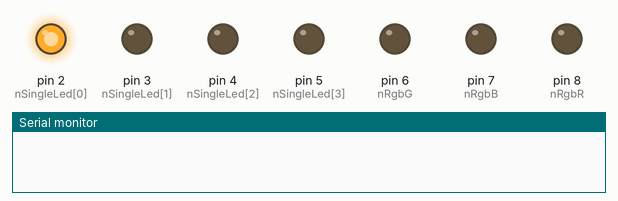
The sketch below on a simulated Arduino Uno, built with avr-gcc and run on an emulated ATmega328P. On the bench: output pins drawn as LEDs (lit = HIGH), the last lines printed to the serial monitor.

Above: at 0.5 s.
At 2.5 s:
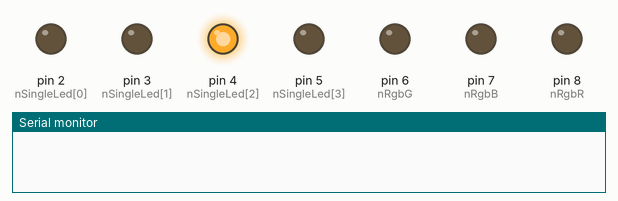
At 4.5 s:
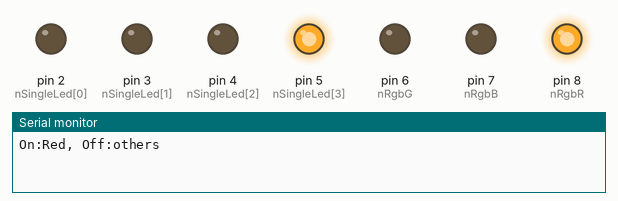
At 5.5 s:
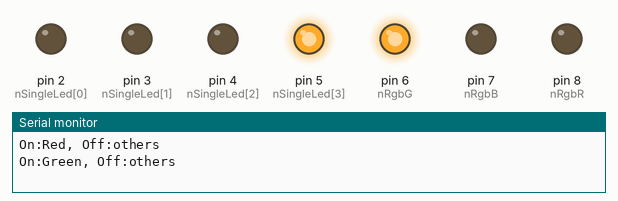
At 6.5 s:
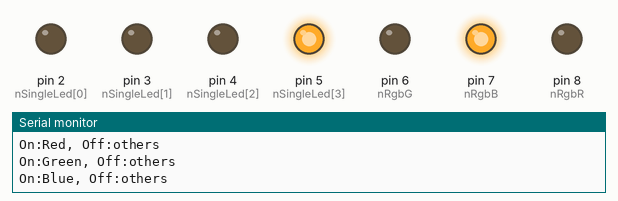
At 9.5 s:
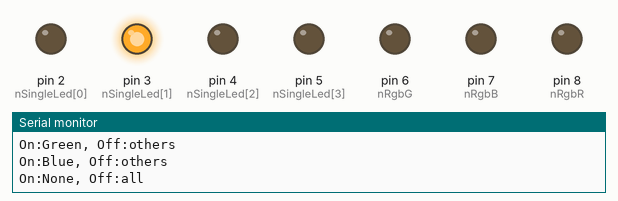
Timing chart, 0 to 10.4 s (numbered marks = the images above):
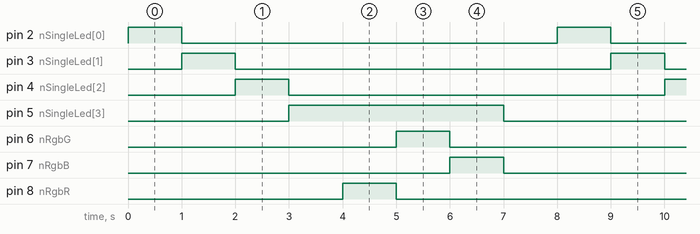

Measured:
- by itself, pin 5 (nSingleLed[3]): alternates HIGH for 4.0 s and LOW for 4.0 s
- by itself, pin 2 (nSingleLed[0]), pin 3 (nSingleLed[1]), pin 4 (nSingleLed[2]), pin 6 (nRgbG), pin 7 (nRgbB), pin 8 (nRgbR): alternates HIGH for 1.0 s and LOW for 7.0 s
- by itself, everything shown: repeats every 8.0 s, in 8 steps

The sketch:

led_example.ino
```cpp
// setting the pin number, for the single led
const int nSingleLed[4] = {2, 3, 4, 5};
const int nNumLed = 4;

// setting the pin number, for the RGB led
const int nRgbR = 8;
const int nRgbG = 6;
const int nRgbB = 7;

// initialization
void setup()
{
  // put your setup code here, to run once:
  Serial.begin(115200);

  // setting led pin mode, array output
  for (int i = 0; i < nNumLed; i++)
    pinMode(nSingleLed[i], OUTPUT);

  // setting RGB led pin mode, output
  pinMode(nRgbR, OUTPUT);
  pinMode(nRgbG, OUTPUT);
  pinMode(nRgbB, OUTPUT);
}

// recursive loop
void loop()
{
  // put your main code here, to run repeatedly:
  // controlling single LED array
  for (int i = nSingleLed[0]; i <= (nSingleLed[3]); i++)
  {
    GenLEDctrl(i);
    delay(1000);
  }

  // controlling RGB LED, single-to-single type
  Serial.println("On:Red, Off:others");
  digitalWrite(nRgbR, HIGH);
  digitalWrite(nRgbG, LOW);
  digitalWrite(nRgbB, LOW);
  delay(1000);

  // controlling RGB LED, single-to-single type
  Serial.println("On:Green, Off:others");
  digitalWrite(nRgbR, LOW);
  digitalWrite(nRgbG, HIGH);
  digitalWrite(nRgbB, LOW);
  delay(1000);

  // controlling RGB LED, single-to-single type
  Serial.println("On:Blue, Off:others");
  digitalWrite(nRgbR, LOW);
  digitalWrite(nRgbG, LOW);
  digitalWrite(nRgbB, HIGH);
  delay(1000);

  // off all LED
  Serial.println("On:None, Off:all");
  digitalWrite(nRgbR, LOW);
  digitalWrite(nRgbG, LOW);
  digitalWrite(nRgbB, LOW);
  for (int j = 0; j < nNumLed; j++)
    digitalWrite(nSingleLed[j], LOW);
  delay(1000);
}

// controlling single LED array
void GenLEDctrl(int nLed)
{
  for (int j = 0; j < nNumLed; j++)
  {
    if (nSingleLed[j] == nLed)
      digitalWrite(nSingleLed[j], HIGH);
    else
      digitalWrite(nSingleLed[j], LOW);
  }
}
```
